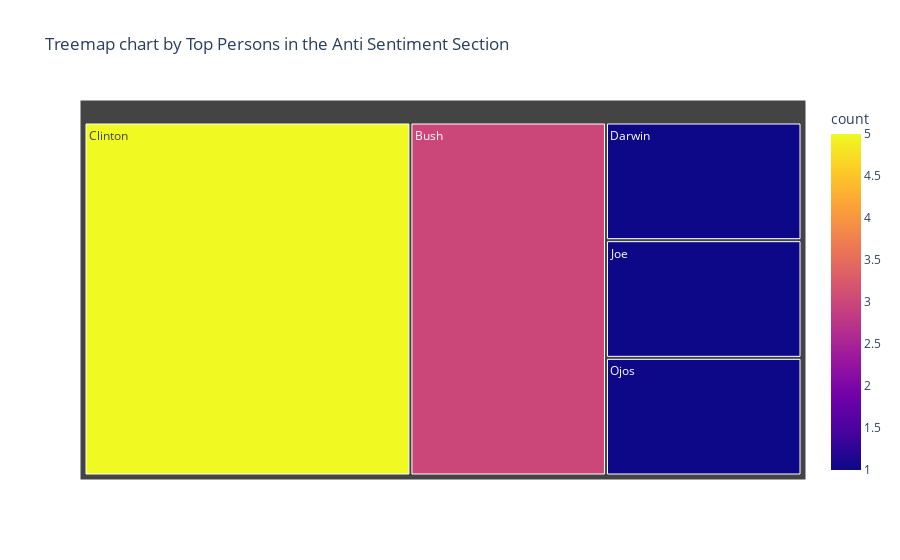

Write notebook code for a chart like this one.
### Code cell
fig = px.treemap(df_anti, path=['person'],title='Treemap chart by Top Persons in the Anti Sentiment Section',
                 values='count', color= "count")
 
fig.show()

### Figure 1 — Plotly figure (JSON) as saved in the notebook; plotly's stock layout.template omitted (floating-point values rounded to 4 significant figures)
{"data": [{"branchvalues": "total", "customdata": [[3], [5], [1], [1], [1]], "domain": {"x": [0, 1], "y": [0, 1]}, "hovertemplate": "labels=%{label}<br>count_sum=%{value}<br>parent=%{parent}<br>id=%{id}<br>count=%{color}<extra></extra>", "ids": ["Bush", "Clinton", "Darwin", "Joe", "Ojos"], "labels": ["Bush", "Clinton", "Darwin", "Joe", "Ojos"], "marker": {"coloraxis": "coloraxis", "colors": [3, 5, 1, 1, 1]}, "name": "", "parents": ["", "", "", "", ""], "type": "treemap", "values": [3, 5, 1, 1, 1]}], "layout": {"coloraxis": {"colorbar": {"title": {"text": "count"}}, "colorscale": [[0, "#0d0887"], [0.1111, "#46039f"], [0.2222, "#7201a8"], [0.3333, "#9c179e"], [0.4444, "#bd3786"], [0.5556, "#d8576b"], [0.6667, "#ed7953"], [0.7778, "#fb9f3a"], [0.8889, "#fdca26"], [1, "#f0f921"]]}, "legend": {"tracegroupgap": 0}, "title": {"text": "Treemap chart by Top Persons in the Anti Sentiment Section"}}}
